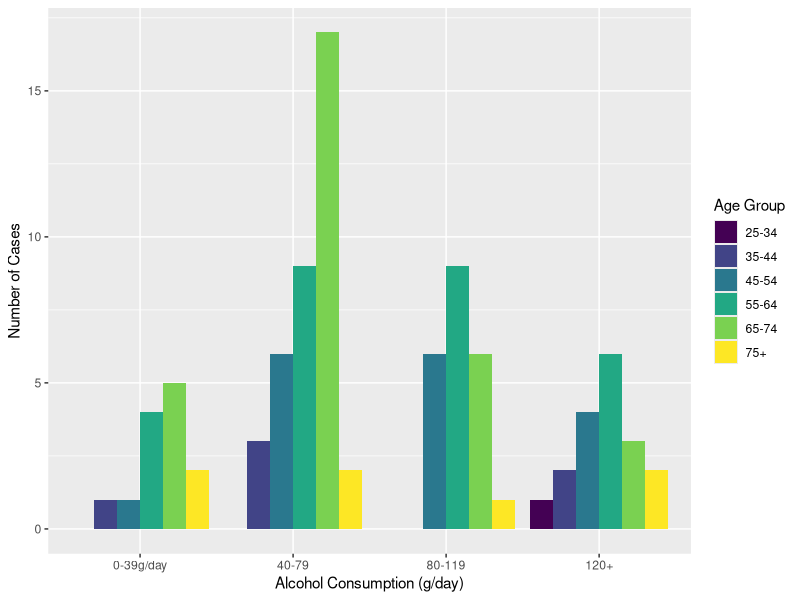

Write R code to recreate this figure.
## Load Libraries
library(tidyverse)
library(ggplot2)

## Demo Data
#Use built in R datasets, esoph. Data from a case-control study of esophageal cancer in Ille-et-Vilaine, France
#Is a data frame with records of 88 individuals with their alcohol and tobacco status, and how many cases of noncases in each combination category
data("esoph")
summary(esoph)

## Demo Question:
#Which age group has the highest number of alcohol consumption that are cases?
  
### Base R code example 
case_df1a <- esoph[c("agegp","alcgp","ncases")] #select variables 
case_df1b <- case_df1a[order(case_df1a$ncases, decreasing = TRUE),] #reorder in decreasing 
head(case_df1b,row.names = F)

### Tidyverse R code example 
case_df2 <- esoph  %>% select(c(agegp,alcgp,ncases)) %>% arrange(desc(ncases)) 
head(case_df2)

#The number of cases in each Alcohol group by ages 
ggplot(case_df2,aes(x=alcgp, y=ncases, fill=agegp)) +
        geom_bar(position="dodge", stat="identity") +
        xlab("Alcohol Consumption (g/day)") + ylab("Number of Cases") +
        labs(fill = "Age Group")




